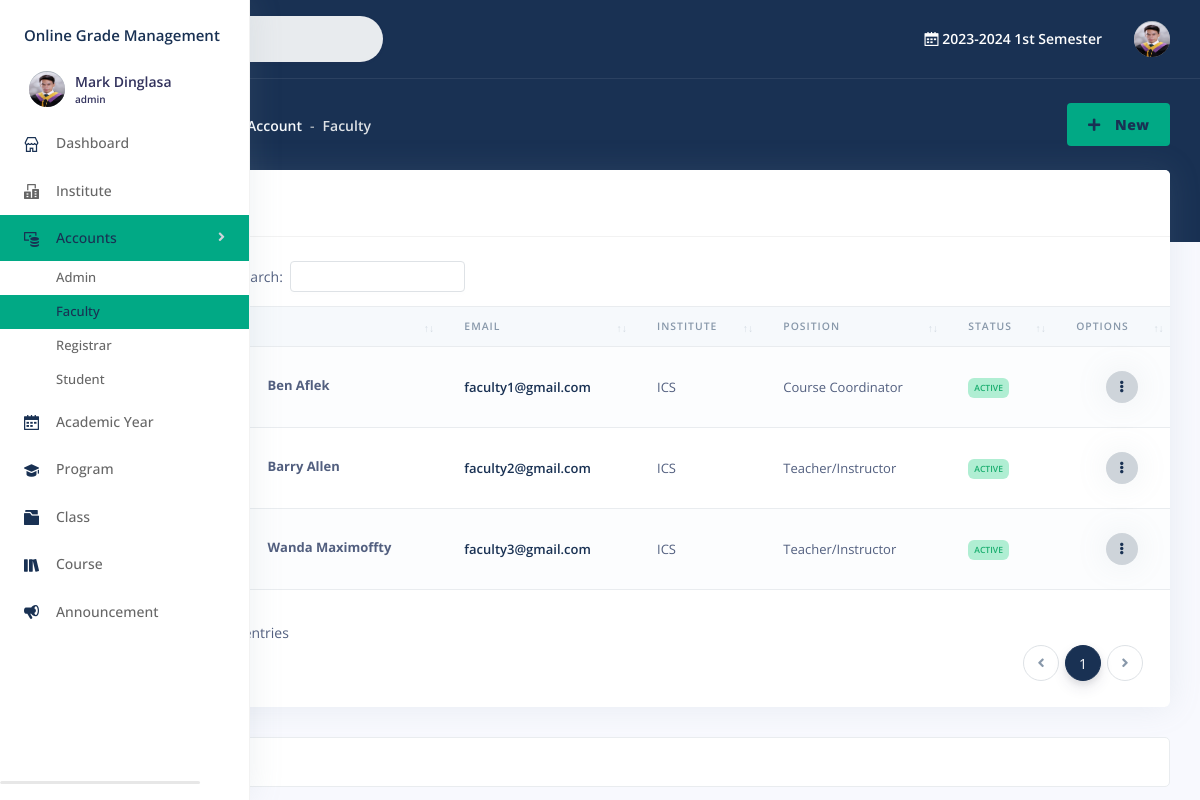
/admin/faculty.php (signed in), run on the app's committed database.
### tables this page shows
CREATE TABLE `user` (
  `id` int(11) NOT NULL,
  `type` text NOT NULL,
  `username` text NOT NULL,
  `password` text NOT NULL,
  `firstname` text NOT NULL,
  `middlename` text DEFAULT NULL,
  `lastname` text NOT NULL,
  `gender` text DEFAULT NULL,
  `birthdate` date DEFAULT NULL,
  `address` text DEFAULT NULL,
  `phone_no` text DEFAULT NULL,
  `profileImage` text DEFAULT NULL,
  `isPasswordChanged` int(11) NOT NULL,
  `status` int(11) NOT NULL,
  `updated_on` datetime DEFAULT NULL,
  `created_on` datetime NOT NULL
);

CREATE TABLE `period` (
  `id` int(22) NOT NULL,
  `year` text NOT NULL,
  `term` int(11) NOT NULL,
  `status` int(11) NOT NULL,
  `updated_on` datetime DEFAULT NULL,
  `created_on` datetime NOT NULL
);

CREATE TABLE `staff` (
  `id` int(11) NOT NULL,
  `user_id` int(11) DEFAULT NULL,
  `username` text NOT NULL,
  `institute_id` int(11) DEFAULT NULL,
  `position_id` int(11) NOT NULL,
  `created_on` datetime NOT NULL
);

CREATE TABLE `institute` (
  `id` int(11) NOT NULL,
  `name` text NOT NULL,
  `description` text NOT NULL,
  `updated_on` datetime NOT NULL,
  `created_on` datetime NOT NULL
);

CREATE TABLE `position` (
  `id` int(11) NOT NULL,
  `position_name` text NOT NULL,
  `description` text NOT NULL
);

### admin/faculty.php (the view, shortened to what the rows shown need)
  <?php
    include("include/session.php");
  include("include/header.php");
  ?>
  </head>
  <?php include("include/sidebar.php"); ?>
      <div class="main-content" id="panel">
        <?php
          include("include/topnav.php");
        ?>
                              <?php
                                try{
                                  $query="SELECT * FROM `institute`";
                                  $stmt = $con->prepare($query);
                                  $stmt->execute();
                                  $result = $stmt->fetchAll(PDO::FETCH_ASSOC);
                                }catch(Exception $e){
                                    $_SESSION['error']='Something went wrong accessing institute.';
                                }
                              ?>
    <div class="container-fluid mt--6">
      <div class="row">
        <div class="col">
          <div class="card">
            <div class="table-responsive py-4">
              <table class="table align-items-center table-flush table-striped" id="datatable-buttons">
                <thead class="thead-light">
                  <tr>
                    <th>No.</th>
					          <th>Name</th>
                    <th>Email</th>
                    <th>Institute</th>
                    <th>Position</th>
                    <th>Status</th>
                    <th>Options</th>
                  </tr>
                </thead>
                <tbody>
                  <?php
                    try{
                    $query =
                    "SELECT
                      `user`.`id` AS `user_id`,
                      `user`.`firstname` AS `user_fname`,
                      `user`.`lastname` AS `user_lname`,
                      `user`.`username` AS `user_username`,
                      `user`.`profileImage` AS `user_image`,
                      `user`.`isPasswordChanged` AS `pass_changed`,
                      `user`.`status` AS `user_status`,
                      `staff`.`id` AS `staff_id`,
                      `staff`.`institute_id` AS `staff_institute`,
                      `staff`.`position_id` AS `staff_position`,
                      `staff`.`created_on` AS `staff_created`,
                      `position`.`id` AS `position_id`,
                      `position`.`position_name` AS `position_name`,
                      `position`.`description` AS `position_description`,
                      `institute`.`name` AS `institute_name`
                    FROM `user`
                    INNER JOIN `staff` ON `staff`.`username` = `user`.`username`
                    INNER JOIN `position` ON `position`.`id` = `staff`.`position_id`
                    INNER JOIN `institute` ON `institute`.`id`=`staff`.`institute_id`
                    WHERE `user`.`type` ='faculty';
                    ";
                    $stmt = $con->prepare($query);
                    $stmt->execute();
                    $result = $stmt->fetchAll(PDO::FETCH_ASSOC);
                    }catch(Exception $e){
                      $_SESSION['error']='Something went wrong accessing scholarship providers.';
                    }
                    $cnt=0;
                    foreach ($result as $row) {
                        $cnt++;
                            ?>
                              <tr>
                                <td class="text-muted"><?php echo ''.$cnt;?></td>
                                <td class="table-user">
                                  <b>
                                  <?php
                                    $firstname = isset($row['user_fname']) ? htmlspecialchars($row['user_fname'], ENT_QUOTES, 'UTF-8') : '';
                                    $lastname = isset($row['user_lname']) ? htmlspecialchars($row['user_lname'], ENT_QUOTES, 'UTF-8') : '';
                                    $name=short_text($firstname.' '.$lastname);
                                  echo $name;
                                    ?>
                                  </b>
                                </td>
                                <td>
                                  <a href="mailto:<?php
                                    $username= isset($row['user_username']) ? htmlspecialchars($row['user_username'], ENT_QUOTES, 'UTF-8') : '';
                                    echo $username; ?>" class="font-weight-bold"><?php
                                    $username =short_text($username);
                                    echo $username;
                                    ?>
                                  </a>
                                </td>
                                <td>
                                  <?php
                                    $sp= isset($row['institute_name']) ? htmlspecialchars(short_text($row['institute_name']), ENT_QUOTES, 'UTF-8') : '';
                                    echo $sp;
                                  ?>
                                </td>
                                <td>
                                  <?php
                                    $position= isset($row['position_description']) ? htmlspecialchars(short_text($row['position_description']), ENT_QUOTES, 'UTF-8') : '';
                                    echo $position;
                                  ?>
                                </td>
                                <td>
                                  <?php
                                    $status = $row['user_status'];
                                    if ($status > 0) echo '<span class="badge badge-success">Active</span>';
                                    else  echo '<span class="badge badge-danger">Inactive</span>';
                                  ?>
                                </td>
                                <td class="text-right">
                                  <div class="dropdown">
                                    <a class="btn btn-sm btn-icon-only bg-light rounded-circle shadow text-primary" href="#" role="button" data-toggle="dropdown" aria-haspopup="true" aria-expanded="false">
                                      <i class="fas fa-ellipsis-v"></i>
                                    </a>
                                  </div>
                                </td>
                              </tr>
                            <?php
                      }
                    ?>
                  </tbody>
                </table>
              </div>
            </div>
          </div>
        </div>
			</div>
		</div>
	</body>
</html>

### admin/include/sidebar.php (shortened to what the rows shown need)
<body>
  <nav class="sidenav navbar navbar-vertical fixed-left navbar-expand-xs navbar-light bg-white " id="sidenav-main">
    <div class="scrollbar-inner">
      <div class="sidenav-header d-flex align-items-center">
          <div class="navbar-brand sidebar-user text-left">
            <a href="profile.php">
            <span class="avatar avatar-sm rounded-circle" >
              <?php $userphoto = $user['profileImage'];
                if ($userphoto == "") :
              ?>
              <img src="img/profile.png" alt="Image placeholder">
              <?php else : ?>
                <img alt="Image placeholder" src="img/<?php echo htmlentities($userphoto); ?>" style="width:40px;height:35px;border-radius:50%;">
              <?php endif; ?>
            </span>
            <span >
              <h5 class=" m-0 text-sm  font-weight-bold">
                <?php echo  htmlentities($user['firstname'].' '.$user['lastname']);  ?>
              </h5>
              <h6 class="text-overflow m-0" data-toggle="tooltip" data-placement="left" title="User">
                <?php echo htmlentities($_SESSION['type']);  ?>
              </h6>
            </span>
            </a>
          </div>
      </div>
      <br>
    </div>
  </nav>

### admin/include/topnav.php (shortened to what the rows shown need)
<?php
  include '../include/conn.php';
	include("include/session.php");
?>
  <nav class="navbar navbar-top navbar-expand navbar-dark bg-primary border-bottom">
    <div class="container-fluid">
      <div class="collapse navbar-collapse" id="navbarSupportedContent">
        <ul class="navbar-nav align-items-center ml-md-auto">
          <li class="nav-item dropdown">
            <p class="nav-link mb-0 text-sm  font-weight-bold text-white" href="#">
              <i class="ni ni-calendar-grid-58"></i>
              <?php
                try {
                    $query = "SELECT * FROM `period` WHERE `status` = '1' LIMIT 1";
                    $stmt = $con->prepare($query);
                    $stmt->execute();
                    $result = $stmt->fetch(PDO::FETCH_ASSOC);
                    if ($result) {
                        echo $result['year'] . " ";
                        if ($result['term'] == '1') echo "1st Semester";
                        else if ($result['term'] == '2')  echo "2nd Semester";
                        else if ($result['term'] == '3')  echo "Summer";
                        else  echo "Unknown Term";
                    } else echo "No active period found.";
                } catch (PDOException $e) { echo "Error: " . $e->getMessage(); }
              ?>
            </p>
          </li>
        </ul>
        <ul class="navbar-nav align-items-center ml-auto ml-md-0">
          <li class="nav-item dropdown">
            <a class="nav-link pr-0" href="#" role="button" data-toggle="dropdown" aria-haspopup="true" aria-expanded="false">
              <div class="media align-items-center">
                  <span class="avatar avatar-sm rounded-circle">
                    <?php $userphoto = $user['profileImage'];
                    if ($userphoto == "") :?><img src="img/profile.png" alt="Image placeholder">
                    <?php else : ?><img alt="Image placeholder" src="img/<?php echo htmlentities($userphoto); ?>" style="width:40px;height:35px;border-radius:50%;"><?php endif; ?>
                  </span>
              </div>
            </a>
          </li>
        </ul>
    </div>
  </nav>

### data on the page
user: profileImage (picture), firstname+lastname "Mark Dinglasa"
period: year "2023-2024"
staff: user.firstname+lastname "Ben Aflek", user.username "faculty1@gmail.com", institute.name "ICS", position.description "Course Coordinator"
staff: user.firstname+lastname "Barry Allen", user.username "faculty2@gmail.com", institute.name "ICS", position.description "Teacher/Instructor"
staff: user.firstname+lastname "Wanda Maximoffty", user.username "faculty3@gmail.com", institute.name "ICS", position.description "Teacher/Instructor"

### other printed values
$_SESSION['type'] "admin"
$parentpage "Account"
$currentpage "Faculty"
